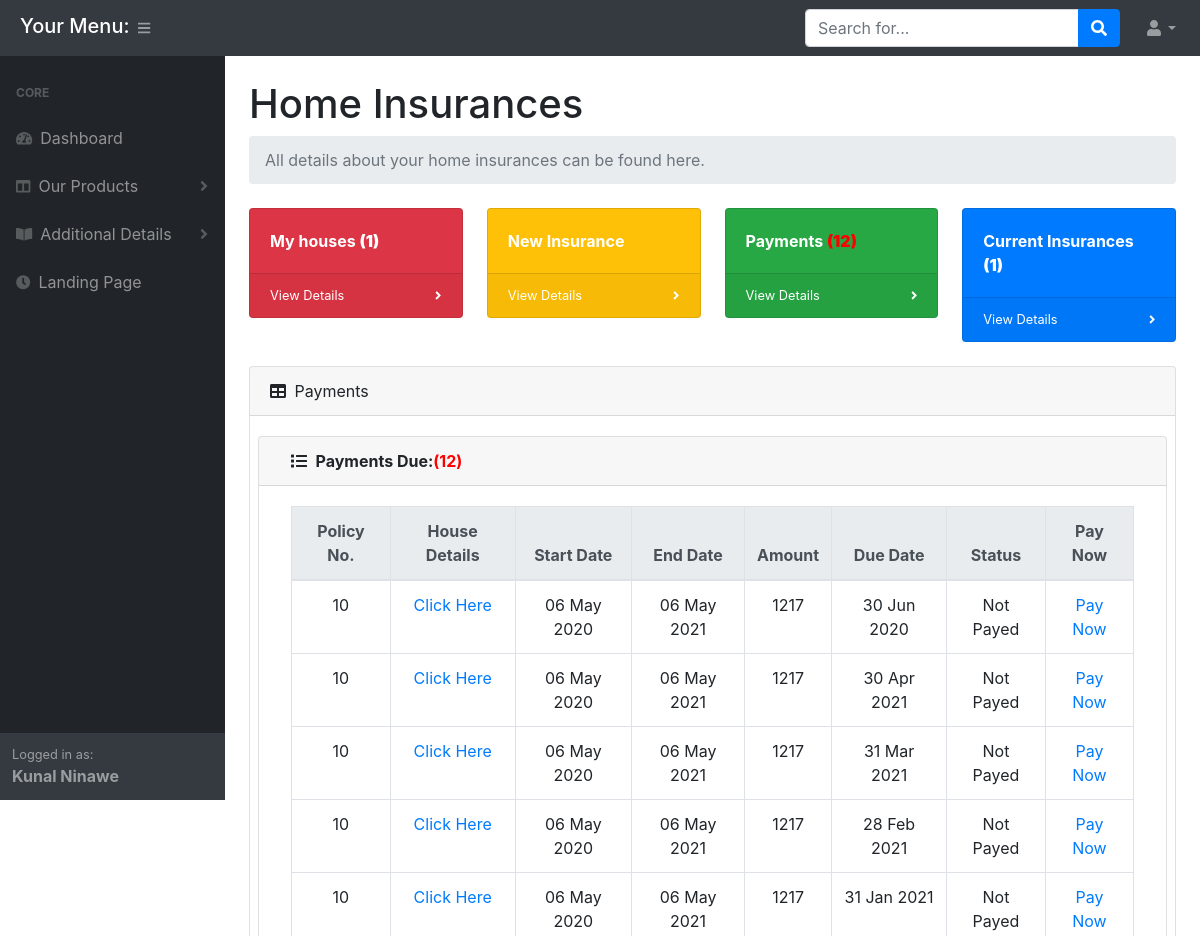
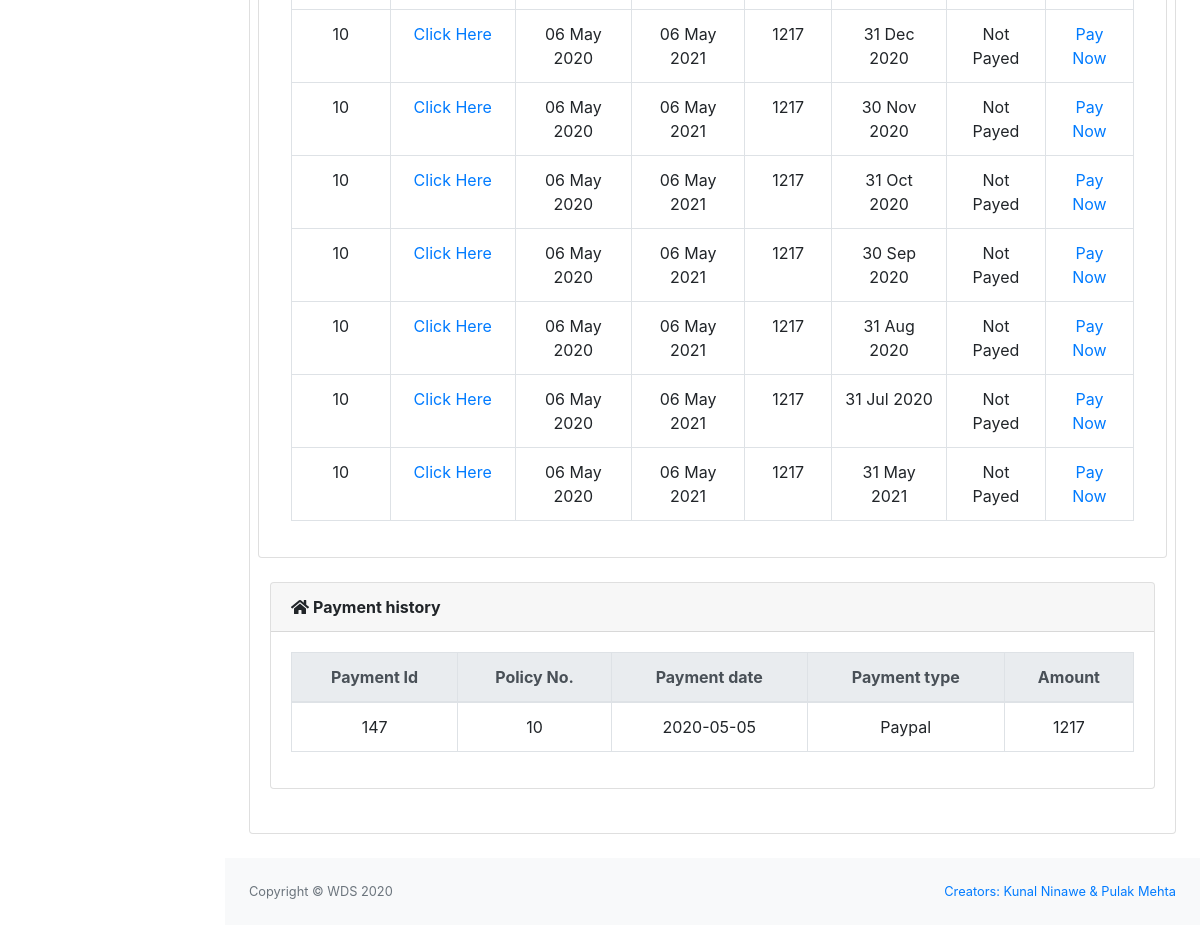
Page /customer/home_ins_payments.php (signed in) on the earlier database version (2 pictures, top to bottom).
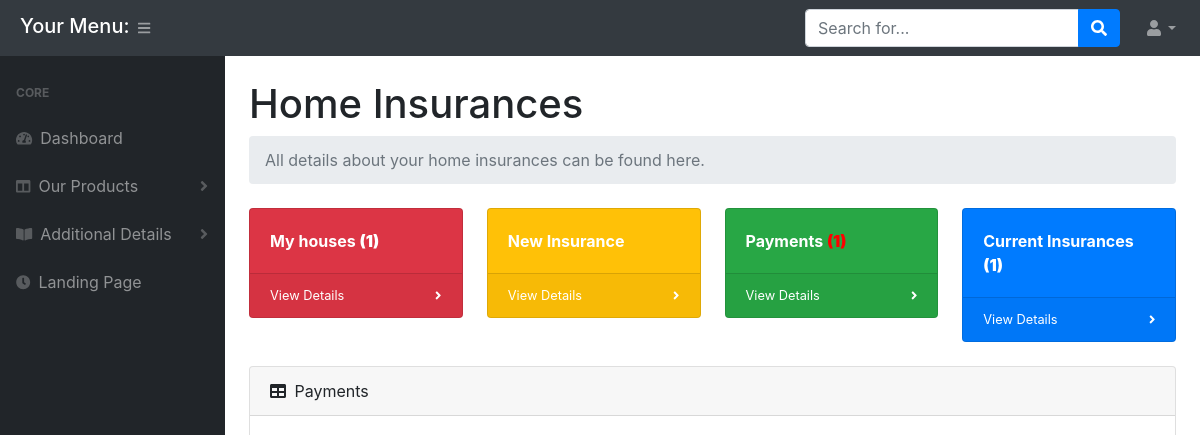
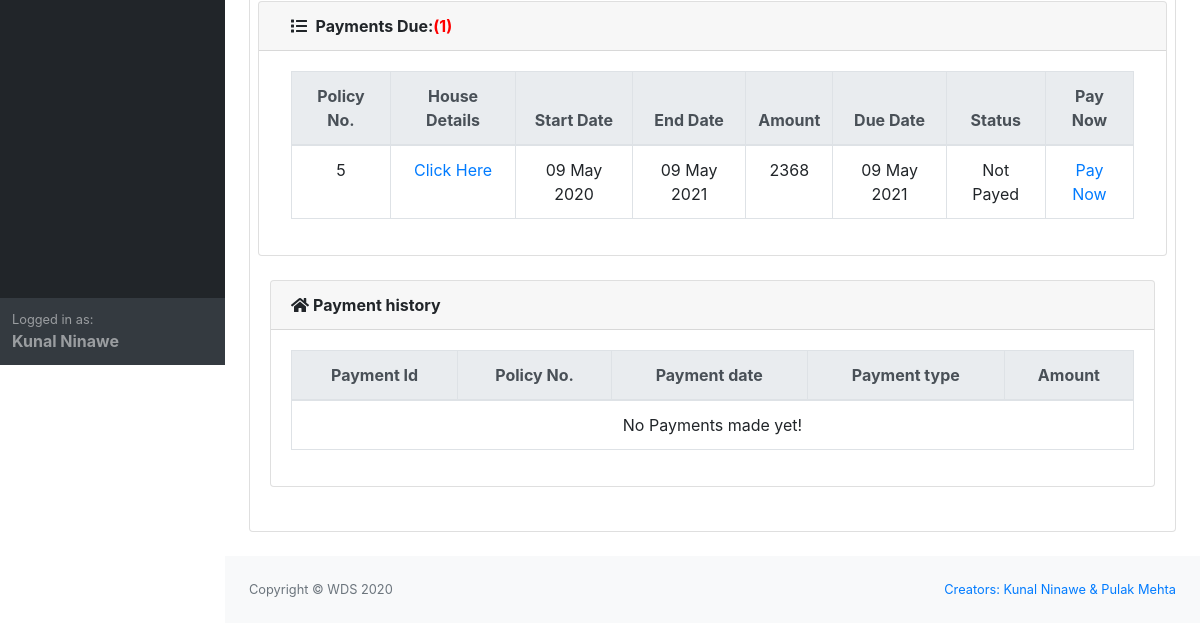
Same page on the later database version (2 pictures, top to bottom).
### tables this page shows
CREATE TABLE IF NOT EXISTS `cust_details` (
  `cust_id` int(11) NOT NULL AUTO_INCREMENT,
  `email` varchar(50) NOT NULL,
  `first_name` varchar(30) NOT NULL,
  `middle_name` varchar(30) DEFAULT NULL,
  `last_name` varchar(30) NOT NULL,
  `password` varchar(100) NOT NULL,
  `address` varchar(150) DEFAULT NULL,
  `gender` varchar(1) DEFAULT 'M',
  `marital_status` varchar(1) NOT NULL DEFAULT 'S',
  `cust_type` varchar(1) DEFAULT NULL,
  PRIMARY KEY (`cust_id`)
);

CREATE TABLE IF NOT EXISTS `home_ins_payments` (
  `payment_id` int(11) NOT NULL AUTO_INCREMENT,
  `payment_date` date DEFAULT NULL,
  `due_date` date NOT NULL,
  `amount` bigint(20) DEFAULT NULL,
  `payment_type` varchar(6) DEFAULT 'Check',
  `hinsid` int(11) NOT NULL COMMENT 'Foreign key giving all info about the insurance',
  `status` int(1) NOT NULL DEFAULT '0' COMMENT '0 means payment not done',
  PRIMARY KEY (`payment_id`)
);

CREATE TABLE IF NOT EXISTS `home_ins` (
  `hinsid` int(11) NOT NULL AUTO_INCREMENT,
  `cust_id` int(11) NOT NULL,
  `start_date` date NOT NULL,
  `end_date` date NOT NULL,
  `total_amount` bigint(13) NOT NULL,
  `status` varchar(1) NOT NULL DEFAULT 'C',
  PRIMARY KEY (`hinsid`),
  KEY `fk_cust_id` (`cust_id`)
);

### customer/functions.php (called while the page is built, shortened)
<?php
	function showCustDetails($email){
		global $conn;
		$email = mysqli_real_escape_string($conn, $email);
		$sql = "SELECT * FROM cust_details WHERE email='$email'";
		$result = mysqli_query($conn,$sql);
		$array = mysqli_fetch_array($result);
	    if(isset($array)){
	    	return $array;
	    }
	    else{
	    	return 0;
	    }
	}
	function showHomeDetails($email){
		global $conn;
		$sql = "SELECT * from home_details where cust_id=(select cust_id from cust_details where email='$email')";
		$res = mysqli_query($conn,$sql);
		$num_rows = mysqli_num_rows($res);
	    if($num_rows>0){
	    	return $res;
	    }
	    else{
	    	return false;
	    }
	}
	function getHouseCount($email){
		$res = showHomeDetails($_SESSION['email']);
        if($res==false){
			return 0;
		}
		else{
			return mysqli_num_rows($res);
		}
	}
	function getInsuranceCount($email){
		global $conn;
		$sql = "SELECT * FROM home_ins WHERE cust_id=(
			SELECT cust_id FROM cust_details WHERE email='$email')";
		$query = mysqli_query($conn, $sql);
		if($query){
			$rows = mysqli_num_rows($query);
			if($rows>0){
				return $rows;
			}
			else{
				return 0;
			}
		}
		else{
			return 0;
		}
	}
	function getFormattedDate($time){
        $day=date("d",$time);
        $month=date("M",$time);
        $year=date("Y",$time);
        return ($day." ".$month." ".$year);
	}
	function showHomeInsDetails($email){
		global $conn;
		$sql = "SELECT * FROM home_ins WHERE cust_id=(SELECT cust_id FROM cust_details WHERE email='$email')";
		$query = mysqli_query($conn, $sql);
		$num_rows = mysqli_num_rows($query);
		if($num_rows > 0){
			return $query;
		}
		else{
			return false;
		}
	}
	function getCurrentMonthPaymentCount($email){
		global $conn;
		$sql = "SELECT * FROM home_ins_payments WHERE status = '0' AND hinsid IN(
			SELECT hinsid FROM home_ins WHERE cust_id=(
				SELECT cust_id FROM cust_details WHERE email='$email')
		) ORDER BY hinsid asc";
		$query = mysqli_query($conn, $sql);
		$rows = mysqli_num_rows($query);
		if($rows>0){
			return $rows;
		}
		else{
			return 0;
		}
	}
	function showCurrentMonthPayment($hinsid, $date, $status){
		global $conn;
		$sql = "SELECT * FROM home_ins_payments WHERE hinsid='$hinsid' AND status = '$status' ORDER BY hinsid asc";
		$query = mysqli_query($conn, $sql);
		$rows = mysqli_num_rows($query);
		if($rows>0){
			return $query;
		}
		else{
			return false;
		}
	}
	function showPaymentHistory($email){
		global $conn;
		$sql = "SELECT * FROM home_ins_payments WHERE hinsid IN(
			SELECT hinsid FROM home_ins WHERE cust_id =(
				SELECT cust_id FROM cust_details WHERE email='$email'
			)) AND status='1'";
		$query = mysqli_query($conn, $sql);
		$rows = mysqli_num_rows($query);
		if($rows>0){
			return $query;
		}
		else{
			return false;
		}
	}

### customer/home_ins_payments.php (the view, shortened to what this page needs)
<!DOCTYPE html>
<html>
<head>
</head>
<body class="sb-nav-fixed">
	<?php
	require_once 'header.php';
	?>
	<div id="layoutSidenav_content">
		<?php
		require_once 'home_ins_header.php';
	?>
	<?php
       $result1 = showHomeInsDetails($_SESSION['email']);
       if($result1!=false){
           while ($row1 = mysqli_fetch_array($result1)) {
			$date = date("Y-m-d",strtotime("today"));
			$res45 = showCurrentMonthPayment($row1['hinsid'], $date, '0');
           }
	}
	?>
	<?php
		$date = date("Y-m-d",strtotime("today"));
		$result = showHomeInsDetails($_SESSION['email']);
	?>
		<div class="home_ins_content">
			<div class="card mb-4">
				<div class="card-header"><i class="fas fa-table mr-1"></i> Payments</div>
				<div class="card-body">
					<div class="row">
						<div class="col-xl-12 col-md-12">
							<div class="row">
								<div class="card mb-4 col-md-12">
									<div class="card-header row">
	 								<div class="col-md-5">
									 <i class="fas fa-list mr-1"></i> <b>Payments Due:</b><b style="color:red">(<?php echo getCurrentMonthPaymentCount($_SESSION['email']); ?>)</b>
									 </div>
								</div>
									<div class="card-body">
										<div class="table-responsive">
									 <table id="invoice_details" class="table table-bordered table-hover text-center">
									 	<thead class="thead-light">
										<tr>
											<th>Policy No.</th>
											<th>House Details</th>
											<th>Start Date</th>
											<th>End Date</th>
											<th>Amount</th>
											<th>Due Date</th>
											<th>Status</th>
											<th>Pay Now</th>
										</tr>
									</thead>
									<tbody>
							<?php
							if ($result == false) {
							} else {
								while ($row = mysqli_fetch_array($result)) {
									$row['start_date'] = getFormattedDate(strtotime($row['start_date']));
									$row['end_date'] = getFormattedDate(strtotime($row['end_date']));
									$res1 = showCurrentMonthPayment($row['hinsid'], $date, '0');
									if($res1==false){
									}
									else{
										while($row1 = mysqli_fetch_array($res1)){
											$row1['due_date'] = getFormattedDate(strtotime($row1['due_date']));
											echo "
												<tr>
													<td>".$row['hinsid']."</td>
													<td><a href='#' data-toggle='modal' data-target='#homeDetailsModall".$row['hinsid']."'>Click Here</a></td>
													<td>" . $row['start_date'] . "</td>
													<td>" . $row['end_date'] . "</td>
													<td>" . $row1['amount'] . "</td>
													<td> ".$row1['due_date']."</td>
													<td> Not Payed</td>
													<td><a href='#' data-toggle='modal' data-target='#payNowModal".$row1['payment_id']."'>Pay Now</a></td>
												</tr>
											";
										}
									}
								}
							}
							?>
							</tbody>
										</table>
									 </div>
									</div>
								</div>
							</div>
						</div>
						<div class="col-xl-12">
							<div class="card mb-4">
								<div class="card-header"><i class="fas fa-home mr-1"></i><b>Payment history</b> </div>
								<div class="card-body">
									<div class="table-responsive">
								 <table id="Payment" class="table table-bordered table-hover text-center">
										<thead class="thead-light">
											<tr>
												<th>Payment Id</th>
												<th>Policy No.</th>
												<th>Payment date</th>
												<th>Payment type</th>
												<th>Amount</th>
											</tr>
										</thead>
										<tbody>
										<?php
											$res2 = showPaymentHistory($_SESSION['email']);
											if($res2 == false){
												echo "
													<tr>
														<td colspan='5'>No Payments made yet!</td>
													</tr>
												";
											}
											else{
												while($row2 = mysqli_fetch_array($res2)){
													echo "
													<tr>
														<td>".$row2['payment_id']."</td>
														<td>".$row2['hinsid']."</td>
														<td>".$row2['payment_date']."</td>
														<td>".$row2['payment_type']."</td>
														<td>".$row2['amount']."</td>
													</tr>
													";
												}
											}
										?>
										</tbody>
									</table>
								</div>
								</div>
							</div>
						</div>
					</div>
				</div>
			</div>
	</div>
	</main>
	<?php
	require_once 'footer.php';
	?>
	</div>
</body>
</html>

### customer/header.php (shortened to what this page needs)
<?php
require_once 'functions.php';
 ?>
<!DOCTYPE html>
<html>
<head>
    <link href="css/styles.css" rel="stylesheet" />
    <link href="https://cdn.datatables.net/1.10.20/css/dataTables.bootstrap4.min.css" rel="stylesheet" />
</head>
<body class="sb-nav-fixed">
	<nav class="sb-topnav navbar navbar-expand navbar-dark bg-dark">
            <h5 style="color:white;margin-left: 20px;margin-top: 3px;">Your Menu:</h5>
            <button class="btn btn-link btn-sm order-1 order-lg-0" id="sidebarToggle" href="#"><i class="fas fa-bars"></i></button>
            <form class="d-none d-md-inline-block form-inline ml-auto mr-0 mr-md-3 my-2 my-md-0">
                <div class="input-group">
                    <input class="form-control" type="text" placeholder="Search for..." aria-label="Search" aria-describedby="basic-addon2" />
                    <div class="input-group-append">
                        <button class="btn btn-primary" type="button"><i class="fas fa-search"></i></button>
                    </div>
                </div>
            </form>
            <ul class="navbar-nav ml-auto ml-md-0">
                <li class="nav-item dropdown">
                    <a class="nav-link dropdown-toggle" id="userDropdown" href="#" role="button" data-toggle="dropdown" aria-haspopup="true" aria-expanded="false"><i class="fas fa-user fa-fw"></i></a>
                </li>
            </ul>
        </nav>
        <div id="layoutSidenav">
            <div id="layoutSidenav_nav">
                <nav class="sb-sidenav accordion sb-sidenav-dark" id="sidenavAccordion">
                    <div class="sb-sidenav-menu">
                        <div class="nav">
                            <div class="sb-sidenav-menu-heading">Core</div>
                            <a class="nav-link" href="index.php"
                                ><div class="sb-nav-link-icon"><i class="fas fa-tachometer-alt"></i></div>
                                Dashboard</a>
                            <a class="nav-link collapsed" href="#" data-toggle="collapse" data-target="#collapseLayouts" aria-expanded="false" aria-controls="collapseLayouts"
                                ><div class="sb-nav-link-icon"><i class="fas fa-columns"></i></div>
                                Our Products
                                <div class="sb-sidenav-collapse-arrow"><i class="fas fa-angle-down"></i></div
                            ></a>
                            <a class="nav-link collapsed" href="#" data-toggle="collapse" data-target="#collapsePages" aria-expanded="false" aria-controls="collapsePages"
                                ><div class="sb-nav-link-icon"><i class="fas fa-book-open"></i></div>
                                Additional Details
                                <div class="sb-sidenav-collapse-arrow"><i class="fas fa-angle-down"></i></div
                            ></a>
                            <a class="nav-link" href="../index.php">
                                <div class="sb-nav-link-icon">
                                    <i class="fas fa-clock"></i>
                                </div>
                                Landing Page
                            </a>
                        </div>
                    </div>
                    <div class="sb-sidenav-footer">
                        <div class="small">Logged in as:</div>
                        <b>
                            <?php
                                    $result = showCustDetails($_SESSION['email']);
                                    echo $result['first_name']. " " . $result['last_name'];
                             ?>
                        </b>
                    </div>
                </nav>
            </div>
</body>
</html>

### customer/home_ins_header.php (shortened to what this page needs)
<main>
                    <div class="container-fluid">
                        <h1 class="mt-4">Home Insurances</h1>
                        <ol class="breadcrumb mb-4">
                            <li class="breadcrumb-item active">All details about your home insurances can be found here.</li>
                        </ol>
                        <div class="row">
                            <div class="col-xl-3 col-md-6">
                                <div class="card bg-danger text-white mb-4" style="font-weight: bold;">
                                    <div class="card-body">My houses <b>(<?php
                                        echo getHouseCount($_SESSION['email']);
                                     ?>)</b></div>
                                    <div class="card-footer d-flex align-items-center justify-content-between">
                                        <a class="small text-white stretched-link" href="home_ins_houses.php">View Details</a>
                                        <div class="small text-white"><i class="fas fa-angle-right"></i></div>
                                    </div>
                                </div>
                            </div>
                            <div class="col-xl-3 col-md-6">
                                <div class="card bg-warning text-white mb-4" style="font-weight: bold;">
                                    <div class="card-body">New Insurance </div>
                                    <div class="card-footer d-flex align-items-center justify-content-between">
                                        <a class="small text-white stretched-link" href="new_home_ins.php">View Details</a>
                                        <div class="small text-white"><i class="fas fa-angle-right"></i></div>
                                    </div>
                                </div>
                            </div>
                            <div class="col-xl-3 col-md-6">
                                <div class="card bg-success text-white mb-4" style="font-weight: bold;">
                                    <div class="card-body">Payments <b style="color:red;">(<?php echo getCurrentMonthPaymentCount($_SESSION['email']); ?>)</b></div>
                                    <div class="card-footer d-flex align-items-center justify-content-between">
                                        <a class="small text-white stretched-link" href="home_ins_payments.php">View Details</a>
                                        <div class="small text-white"><i class="fas fa-angle-right"></i></div>
                                    </div>
                                </div>
                            </div>
                            <div class="col-xl-3 col-md-6">
                                <div class="card bg-primary text-white mb-4" style="font-weight: bold;">
                                    <div class="card-body">Current Insurances <b>(<?php echo getInsuranceCount($_SESSION['email']); ?>)</b> </div>
                                    <div class="card-footer d-flex align-items-center justify-content-between">
                                        <a class="small text-white stretched-link" href="current_ins.php">View Details</a>
                                        <div class="small text-white"><i class="fas fa-angle-right"></i></div>
                                    </div>
                                </div>
                            </div>
                        </div>

### customer/footer.php
<footer class="py-4 bg-light mt-auto">
                    <div class="container-fluid">
                        <div class="d-flex align-items-center justify-content-between small">
                            <div class="text-muted">Copyright &copy; WDS 2020</div>
                            <div>
                                <a href="#">Creators: Kunal Ninawe & Pulak Mehta</a>
                            </div>
                        </div>
                    </div>
                </footer>

### customer/home_ins_payments.php (style rules this page uses)
#tableHouse tr td, th { text-align: center; padding: 10px; }

Differences in the rows shown:
removed home_ins_payments: hinsid.hinsid "10", start_date "06 May 2020", end_date "06 May 2021", amount "1217", due_date "30 Jun 2020"
removed home_ins_payments: hinsid.hinsid "10", start_date "06 May 2020", end_date "06 May 2021", amount "1217", due_date "30 Apr 2021"
removed home_ins_payments: hinsid.hinsid "10", start_date "06 May 2020", end_date "06 May 2021", amount "1217", due_date "31 Mar 2021"
removed home_ins_payments: hinsid.hinsid "10", start_date "06 May 2020", end_date "06 May 2021", amount "1217", due_date "28 Feb 2021"
removed home_ins_payments: hinsid.hinsid "10", start_date "06 May 2020", end_date "06 May 2021", amount "1217", due_date "31 Jan 2021"
removed home_ins_payments: hinsid.hinsid "10", start_date "06 May 2020", end_date "06 May 2021", amount "1217", due_date "31 Dec 2020"
removed home_ins_payments: hinsid.hinsid "10", start_date "06 May 2020", end_date "06 May 2021", amount "1217", due_date "30 Nov 2020"
removed home_ins_payments: hinsid.hinsid "10", start_date "06 May 2020", end_date "06 May 2021", amount "1217", due_date "31 Oct 2020"
removed home_ins_payments: hinsid.hinsid "10", start_date "06 May 2020", end_date "06 May 2021", amount "1217", due_date "30 Sep 2020"
removed home_ins_payments: hinsid.hinsid "10", start_date "06 May 2020", end_date "06 May 2021", amount "1217", due_date "31 Aug 2020"
removed home_ins_payments: hinsid.hinsid "10", start_date "06 May 2020", end_date "06 May 2021", amount "1217", due_date "31 Jul 2020"
removed home_ins_payments: hinsid.hinsid "10", start_date "06 May 2020", end_date "06 May 2021", amount "1217", due_date "31 May 2021"
removed home_ins_payments: payment_id "147", hinsid "10", payment_date "2020-05-05", payment_type "Paypal", amount "1217"
added home_ins_payments: hinsid.hinsid "5", start_date "09 May 2020", end_date "09 May 2021", amount "2368", due_date "09 May 2021"
Other differences:
getCurrentMonthPaymentCount($_SESSION['email']): "12" → "1"
text now shown: "No Payments made yet!"
